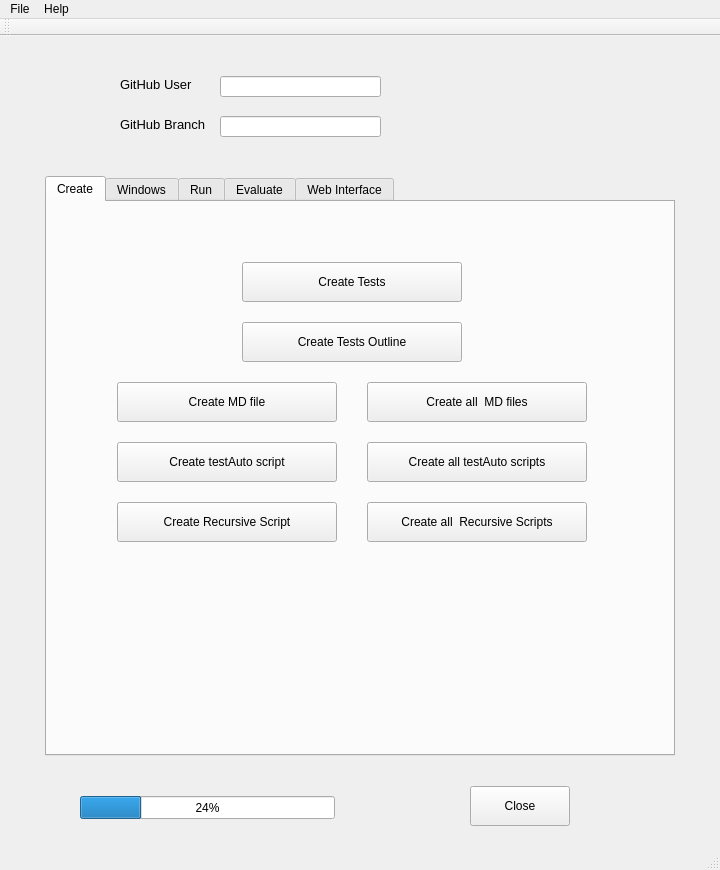
<?xml version="1.0" encoding="UTF-8"?>
<ui version="4.0">
 <class>NitpickClass</class>
 <widget class="QMainWindow" name="NitpickClass">
  <property name="geometry">
   <rect>
    <x>0</x>
    <y>0</y>
    <width>720</width>
    <height>870</height>
   </rect>
  </property>
  <property name="sizePolicy">
   <sizepolicy hsizetype="Fixed" vsizetype="Fixed">
    <horstretch>0</horstretch>
    <verstretch>0</verstretch>
   </sizepolicy>
  </property>
  <property name="windowTitle">
   <string>Nitpick</string>
  </property>
  <widget class="QWidget" name="centralWidget">
   <widget class="QPushButton" name="closeButton">
    <property name="geometry">
     <rect>
      <x>470</x>
      <y>750</y>
      <width>100</width>
      <height>40</height>
     </rect>
    </property>
    <property name="text">
     <string>Close</string>
    </property>
   </widget>
   <widget class="QTabWidget" name="tabWidget">
    <property name="geometry">
     <rect>
      <x>45</x>
      <y>140</y>
      <width>630</width>
      <height>580</height>
     </rect>
    </property>
    <property name="currentIndex">
     <number>0</number>
    </property>
    <widget class="QWidget" name="tab_1">
     <attribute name="title">
      <string>Create</string>
     </attribute>
     <widget class="QPushButton" name="createTestsButton">
      <property name="geometry">
       <rect>
        <x>195</x>
        <y>60</y>
        <width>220</width>
        <height>40</height>
       </rect>
      </property>
      <property name="text">
       <string>Create Tests</string>
      </property>
     </widget>
     <widget class="QPushButton" name="createMDFileButton">
      <property name="geometry">
       <rect>
        <x>70</x>
        <y>180</y>
        <width>220</width>
        <height>40</height>
       </rect>
      </property>
      <property name="text">
       <string>Create MD file</string>
      </property>
     </widget>
     <widget class="QPushButton" name="createAllMDFilesButton">
      <property name="geometry">
       <rect>
        <x>320</x>
        <y>180</y>
        <width>220</width>
        <height>40</height>
       </rect>
      </property>
      <property name="text">
       <string>Create all  MD files</string>
      </property>
     </widget>
     <widget class="QPushButton" name="createTestsOutlineButton">
      <property name="geometry">
       <rect>
        <x>195</x>
        <y>120</y>
        <width>220</width>
        <height>40</height>
       </rect>
      </property>
      <property name="text">
       <string>Create Tests Outline</string>
      </property>
     </widget>
     <widget class="QPushButton" name="createRecursiveScriptButton">
      <property name="geometry">
       <rect>
        <x>70</x>
        <y>300</y>
        <width>220</width>
        <height>40</height>
       </rect>
      </property>
      <property name="text">
       <string>Create Recursive Script</string>
      </property>
     </widget>
     <widget class="QPushButton" name="createAllRecursiveScriptsButton">
      <property name="geometry">
       <rect>
        <x>320</x>
        <y>300</y>
        <width>220</width>
        <height>40</height>
       </rect>
      </property>
      <property name="text">
       <string>Create all  Recursive Scripts</string>
      </property>
     </widget>
     <widget class="QPushButton" name="createTestAutoScriptButton">
      <property name="geometry">
       <rect>
        <x>70</x>
        <y>240</y>
        <width>220</width>
        <height>40</height>
       </rect>
      </property>
      <property name="text">
       <string>Create testAuto script</string>
      </property>
     </widget>
     <widget class="QPushButton" name="createAllTestAutoScriptsButton">
      <property name="geometry">
       <rect>
        <x>320</x>
        <y>240</y>
        <width>220</width>
        <height>40</height>
       </rect>
      </property>
      <property name="text">
       <string>Create all testAuto scripts</string>
      </property>
     </widget>
    </widget>
    <widget class="QWidget" name="tab_4">
     <attribute name="title">
      <string>Windows</string>
     </attribute>
     <widget class="QPushButton" name="hideTaskbarButton">
      <property name="geometry">
       <rect>
        <x>200</x>
        <y>130</y>
        <width>211</width>
        <height>40</height>
       </rect>
      </property>
      <property name="text">
       <string>Hide Windows Taskbar</string>
      </property>
     </widget>
     <widget class="QPushButton" name="showTaskbarButton">
      <property name="geometry">
       <rect>
        <x>200</x>
        <y>200</y>
        <width>211</width>
        <height>40</height>
       </rect>
      </property>
      <property name="text">
       <string>Show Windows Taskbar</string>
      </property>
     </widget>
    </widget>
    <widget class="QWidget" name="tab">
     <attribute name="title">
      <string>Run</string>
     </attribute>
     <widget class="QPushButton" name="runNowButton">
      <property name="enabled">
       <bool>false</bool>
      </property>
      <property name="geometry">
       <rect>
        <x>10</x>
        <y>160</y>
        <width>161</width>
        <height>51</height>
       </rect>
      </property>
      <property name="text">
       <string>Run now</string>
      </property>
     </widget>
     <widget class="QGroupBox" name="daysGroupBox">
      <property name="enabled">
       <bool>false</bool>
      </property>
      <property name="geometry">
       <rect>
        <x>20</x>
        <y>240</y>
        <width>91</width>
        <height>241</height>
       </rect>
      </property>
      <property name="title">
       <string>Days</string>
      </property>
      <widget class="QCheckBox" name="sundayCheckBox">
       <property name="geometry">
        <rect>
         <x>10</x>
         <y>210</y>
         <width>80</width>
         <height>17</height>
        </rect>
       </property>
       <property name="text">
        <string>Sunday</string>
       </property>
      </widget>
      <widget class="QCheckBox" name="wednesdayCheckBox">
       <property name="geometry">
        <rect>
         <x>10</x>
         <y>90</y>
         <width>80</width>
         <height>17</height>
        </rect>
       </property>
       <property name="text">
        <string>Wednesday</string>
       </property>
      </widget>
      <widget class="QCheckBox" name="tuesdayCheckBox">
       <property name="geometry">
        <rect>
         <x>10</x>
         <y>60</y>
         <width>80</width>
         <height>17</height>
        </rect>
       </property>
       <property name="text">
        <string>Tuesday</string>
       </property>
      </widget>
      <widget class="QCheckBox" name="thursdayCheckBox">
       <property name="geometry">
        <rect>
         <x>10</x>
         <y>120</y>
         <width>80</width>
         <height>17</height>
        </rect>
       </property>
       <property name="text">
        <string>Thursday</string>
       </property>
      </widget>
      <widget class="QCheckBox" name="fridayCheckBox">
       <property name="geometry">
        <rect>
         <x>10</x>
         <y>150</y>
         <width>80</width>
         <height>17</height>
        </rect>
       </property>
       <property name="text">
        <string>Friday</string>
       </property>
      </widget>
      <widget class="QCheckBox" name="saturdayCheckBox">
       <property name="geometry">
        <rect>
         <x>10</x>
         <y>180</y>
         <width>80</width>
         <height>17</height>
        </rect>
       </property>
       <property name="text">
        <string>Saturday</string>
       </property>
      </widget>
      <widget class="QCheckBox" name="mondayCheckBox">
       <property name="geometry">
        <rect>
         <x>10</x>
         <y>30</y>
         <width>80</width>
         <height>17</height>
        </rect>
       </property>
       <property name="text">
        <string>Monday</string>
       </property>
      </widget>
     </widget>
     <widget class="QGroupBox" name="timesGroupBox">
      <property name="enabled">
       <bool>false</bool>
      </property>
      <property name="geometry">
       <rect>
        <x>130</x>
        <y>240</y>
        <width>161</width>
        <height>191</height>
       </rect>
      </property>
      <property name="title">
       <string>Times</string>
      </property>
      <widget class="QTimeEdit" name="timeEdit1">
       <property name="geometry">
        <rect>
         <x>30</x>
         <y>20</y>
         <width>118</width>
         <height>22</height>
        </rect>
       </property>
      </widget>
      <widget class="QTimeEdit" name="timeEdit2">
       <property name="geometry">
        <rect>
         <x>30</x>
         <y>60</y>
         <width>118</width>
         <height>22</height>
        </rect>
       </property>
      </widget>
      <widget class="QTimeEdit" name="timeEdit3">
       <property name="geometry">
        <rect>
         <x>30</x>
         <y>100</y>
         <width>118</width>
         <height>22</height>
        </rect>
       </property>
      </widget>
      <widget class="QTimeEdit" name="timeEdit4">
       <property name="geometry">
        <rect>
         <x>30</x>
         <y>140</y>
         <width>118</width>
         <height>22</height>
        </rect>
       </property>
      </widget>
      <widget class="QCheckBox" name="timeEdit1checkBox">
       <property name="geometry">
        <rect>
         <x>10</x>
         <y>23</y>
         <width>21</width>
         <height>17</height>
        </rect>
       </property>
       <property name="text">
        <string/>
       </property>
      </widget>
      <widget class="QCheckBox" name="timeEdit2checkBox">
       <property name="geometry">
        <rect>
         <x>10</x>
         <y>63</y>
         <width>21</width>
         <height>17</height>
        </rect>
       </property>
       <property name="text">
        <string/>
       </property>
      </widget>
      <widget class="QCheckBox" name="timeEdit3checkBox">
       <property name="geometry">
        <rect>
         <x>10</x>
         <y>103</y>
         <width>21</width>
         <height>17</height>
        </rect>
       </property>
       <property name="text">
        <string/>
       </property>
      </widget>
      <widget class="QCheckBox" name="timeEdit4checkBox">
       <property name="geometry">
        <rect>
         <x>10</x>
         <y>143</y>
         <width>21</width>
         <height>17</height>
        </rect>
       </property>
       <property name="text">
        <string/>
       </property>
      </widget>
     </widget>
     <widget class="QPushButton" name="setWorkingFolderButton">
      <property name="geometry">
       <rect>
        <x>10</x>
        <y>20</y>
        <width>161</width>
        <height>28</height>
       </rect>
      </property>
      <property name="text">
       <string>Set Working Folder</string>
      </property>
     </widget>
     <widget class="QLabel" name="workingFolderLabel">
      <property name="geometry">
       <rect>
        <x>190</x>
        <y>20</y>
        <width>321</width>
        <height>31</height>
       </rect>
      </property>
      <property name="text">
       <string>(not set...)</string>
      </property>
     </widget>
     <widget class="QPlainTextEdit" name="plainTextEdit">
      <property name="geometry">
       <rect>
        <x>300</x>
        <y>210</y>
        <width>311</width>
        <height>331</height>
       </rect>
      </property>
     </widget>
     <widget class="QLabel" name="workingFolderLabel_2">
      <property name="geometry">
       <rect>
        <x>300</x>
        <y>170</y>
        <width>41</width>
        <height>31</height>
       </rect>
      </property>
      <property name="text">
       <string>Status:</string>
      </property>
     </widget>
     <widget class="QLabel" name="statusLabel">
      <property name="geometry">
       <rect>
        <x>350</x>
        <y>170</y>
        <width>271</width>
        <height>31</height>
       </rect>
      </property>
      <property name="text">
       <string>#######</string>
      </property>
     </widget>
     <widget class="QCheckBox" name="checkBoxServerless">
      <property name="geometry">
       <rect>
        <x>20</x>
        <y>70</y>
        <width>120</width>
        <height>20</height>
       </rect>
      </property>
      <property name="toolTip">
       <string>&lt;html&gt;&lt;head/&gt;&lt;body&gt;&lt;p&gt;If unchecked, will not show results during evaluation&lt;/p&gt;&lt;/body&gt;&lt;/html&gt;</string>
      </property>
      <property name="text">
       <string>Server-less</string>
      </property>
      <property name="checked">
       <bool>false</bool>
      </property>
     </widget>
     <widget class="QCheckBox" name="checkBoxRunLatest">
      <property name="geometry">
       <rect>
        <x>20</x>
        <y>100</y>
        <width>120</width>
        <height>20</height>
       </rect>
      </property>
      <property name="toolTip">
       <string>&lt;html&gt;&lt;head/&gt;&lt;body&gt;&lt;p&gt;If unchecked, will not show results during evaluation&lt;/p&gt;&lt;/body&gt;&lt;/html&gt;</string>
      </property>
      <property name="text">
       <string>Run Latest</string>
      </property>
      <property name="checked">
       <bool>true</bool>
      </property>
     </widget>
     <widget class="QLabel" name="workingFolderLabel_3">
      <property name="geometry">
       <rect>
        <x>128</x>
        <y>95</y>
        <width>31</width>
        <height>31</height>
       </rect>
      </property>
      <property name="text">
       <string>URL</string>
      </property>
     </widget>
     <widget class="QLineEdit" name="urlLineEdit">
      <property name="enabled">
       <bool>false</bool>
      </property>
      <property name="geometry">
       <rect>
        <x>170</x>
        <y>100</y>
        <width>451</width>
        <height>21</height>
       </rect>
      </property>
     </widget>
    </widget>
    <widget class="QWidget" name="tab_2">
     <attribute name="title">
      <string>Evaluate</string>
     </attribute>
     <widget class="QCheckBox" name="checkBoxInteractiveMode">
      <property name="geometry">
       <rect>
        <x>190</x>
        <y>180</y>
        <width>131</width>
        <height>20</height>
       </rect>
      </property>
      <property name="toolTip">
       <string>&lt;html&gt;&lt;head/&gt;&lt;body&gt;&lt;p&gt;If unchecked, will not show results during evaluation&lt;/p&gt;&lt;/body&gt;&lt;/html&gt;</string>
      </property>
      <property name="text">
       <string>Interactive Mode</string>
      </property>
     </widget>
     <widget class="QPushButton" name="evaluateTestsButton">
      <property name="geometry">
       <rect>
        <x>330</x>
        <y>170</y>
        <width>181</width>
        <height>51</height>
       </rect>
      </property>
      <property name="text">
       <string>Evaluate Test</string>
      </property>
     </widget>
    </widget>
    <widget class="QWidget" name="tab_3">
     <attribute name="title">
      <string>Web Interface</string>
     </attribute>
     <widget class="QPushButton" name="updateTestRailRunResultsButton">
      <property name="geometry">
       <rect>
        <x>240</x>
        <y>220</y>
        <width>160</width>
        <height>40</height>
       </rect>
      </property>
      <property name="text">
       <string>Update Run Results</string>
      </property>
     </widget>
     <widget class="QRadioButton" name="createPythonScriptRadioButton">
      <property name="geometry">
       <rect>
        <x>170</x>
        <y>100</y>
        <width>95</width>
        <height>20</height>
       </rect>
      </property>
      <property name="text">
       <string>Python</string>
      </property>
      <property name="checked">
       <bool>true</bool>
      </property>
     </widget>
     <widget class="QPushButton" name="createTestRailRunButton">
      <property name="geometry">
       <rect>
        <x>240</x>
        <y>160</y>
        <width>160</width>
        <height>40</height>
       </rect>
      </property>
      <property name="text">
       <string>Create Run</string>
      </property>
     </widget>
     <widget class="QPushButton" name="createTestRailTestCasesButton">
      <property name="geometry">
       <rect>
        <x>240</x>
        <y>100</y>
        <width>160</width>
        <height>40</height>
       </rect>
      </property>
      <property name="text">
       <string>Create Test Cases</string>
      </property>
     </widget>
     <widget class="QRadioButton" name="createXMLScriptRadioButton">
      <property name="geometry">
       <rect>
        <x>170</x>
        <y>120</y>
        <width>95</width>
        <height>20</height>
       </rect>
      </property>
      <property name="text">
       <string>XML</string>
      </property>
     </widget>
     <widget class="QGroupBox" name="groupBox">
      <property name="geometry">
       <rect>
        <x>10</x>
        <y>30</y>
        <width>601</width>
        <height>300</height>
       </rect>
      </property>
      <property name="title">
       <string>TestRail</string>
      </property>
     </widget>
     <widget class="QGroupBox" name="groupBox_2">
      <property name="geometry">
       <rect>
        <x>10</x>
        <y>350</y>
        <width>601</width>
        <height>151</height>
       </rect>
      </property>
      <property name="title">
       <string>Amazon Web Services</string>
      </property>
      <widget class="QPushButton" name="createWebPagePushButton">
       <property name="enabled">
        <bool>true</bool>
       </property>
       <property name="geometry">
        <rect>
         <x>270</x>
         <y>30</y>
         <width>160</width>
         <height>51</height>
        </rect>
       </property>
       <property name="text">
        <string>Create Web Page</string>
       </property>
      </widget>
      <widget class="QCheckBox" name="updateAWSCheckBox">
       <property name="geometry">
        <rect>
         <x>150</x>
         <y>42</y>
         <width>111</width>
         <height>17</height>
        </rect>
       </property>
       <property name="text">
        <string>Update AWS</string>
       </property>
      </widget>
      <widget class="QLineEdit" name="awsURLLineEdit">
       <property name="geometry">
        <rect>
         <x>20</x>
         <y>90</y>
         <width>561</width>
         <height>21</height>
        </rect>
       </property>
      </widget>
     </widget>
     <zorder>groupBox</zorder>
     <zorder>updateTestRailRunResultsButton</zorder>
     <zorder>createPythonScriptRadioButton</zorder>
     <zorder>createTestRailRunButton</zorder>
     <zorder>createTestRailTestCasesButton</zorder>
     <zorder>createXMLScriptRadioButton</zorder>
     <zorder>groupBox_2</zorder>
    </widget>
   </widget>
   <widget class="QLabel" name="label_3">
    <property name="geometry">
     <rect>
      <x>120</x>
      <y>80</y>
      <width>110</width>
      <height>16</height>
     </rect>
    </property>
    <property name="font">
     <font>
      <pointsize>10</pointsize>
     </font>
    </property>
    <property name="text">
     <string>GitHub Branch</string>
    </property>
   </widget>
   <widget class="QLabel" name="label_4">
    <property name="geometry">
     <rect>
      <x>120</x>
      <y>40</y>
      <width>110</width>
      <height>16</height>
     </rect>
    </property>
    <property name="font">
     <font>
      <pointsize>10</pointsize>
     </font>
    </property>
    <property name="text">
     <string>GitHub User</string>
    </property>
   </widget>
   <widget class="QProgressBar" name="progressBar">
    <property name="geometry">
     <rect>
      <x>80</x>
      <y>760</y>
      <width>255</width>
      <height>23</height>
     </rect>
    </property>
    <property name="value">
     <number>24</number>
    </property>
   </widget>
   <widget class="QLineEdit" name="userLineEdit">
    <property name="geometry">
     <rect>
      <x>220</x>
      <y>40</y>
      <width>161</width>
      <height>21</height>
     </rect>
    </property>
   </widget>
   <widget class="QLineEdit" name="branchLineEdit">
    <property name="geometry">
     <rect>
      <x>220</x>
      <y>80</y>
      <width>161</width>
      <height>21</height>
     </rect>
    </property>
   </widget>
  </widget>
  <widget class="QMenuBar" name="menuBar">
   <property name="geometry">
    <rect>
     <x>0</x>
     <y>0</y>
     <width>720</width>
     <height>21</height>
    </rect>
   </property>
   <widget class="QMenu" name="menuFile">
    <property name="title">
     <string>File</string>
    </property>
    <addaction name="actionClose"/>
   </widget>
   <widget class="QMenu" name="menuHelp">
    <property name="title">
     <string>Help</string>
    </property>
    <addaction name="actionAbout"/>
    <addaction name="actionContent"/>
   </widget>
   <addaction name="menuFile"/>
   <addaction name="menuHelp"/>
  </widget>
  <widget class="QToolBar" name="mainToolBar">
   <attribute name="toolBarArea">
    <enum>TopToolBarArea</enum>
   </attribute>
   <attribute name="toolBarBreak">
    <bool>false</bool>
   </attribute>
  </widget>
  <widget class="QStatusBar" name="statusBar"/>
  <action name="actionClose">
   <property name="text">
    <string>Close</string>
   </property>
  </action>
  <action name="actionAbout">
   <property name="text">
    <string>About</string>
   </property>
  </action>
  <action name="actionContent">
   <property name="text">
    <string>Online readme</string>
   </property>
  </action>
 </widget>
 <layoutdefault spacing="6" margin="11"/>
 <tabstops>
  <tabstop>userLineEdit</tabstop>
  <tabstop>branchLineEdit</tabstop>
  <tabstop>createTestsButton</tabstop>
  <tabstop>createMDFileButton</tabstop>
  <tabstop>createAllMDFilesButton</tabstop>
  <tabstop>createTestsOutlineButton</tabstop>
  <tabstop>createRecursiveScriptButton</tabstop>
  <tabstop>createAllRecursiveScriptsButton</tabstop>
  <tabstop>createTestAutoScriptButton</tabstop>
  <tabstop>createAllTestAutoScriptsButton</tabstop>
  <tabstop>hideTaskbarButton</tabstop>
  <tabstop>showTaskbarButton</tabstop>
  <tabstop>runNowButton</tabstop>
  <tabstop>sundayCheckBox</tabstop>
  <tabstop>wednesdayCheckBox</tabstop>
  <tabstop>tuesdayCheckBox</tabstop>
  <tabstop>thursdayCheckBox</tabstop>
  <tabstop>fridayCheckBox</tabstop>
  <tabstop>saturdayCheckBox</tabstop>
  <tabstop>mondayCheckBox</tabstop>
  <tabstop>timeEdit1</tabstop>
  <tabstop>timeEdit2</tabstop>
  <tabstop>timeEdit3</tabstop>
  <tabstop>timeEdit4</tabstop>
  <tabstop>timeEdit1checkBox</tabstop>
  <tabstop>timeEdit2checkBox</tabstop>
  <tabstop>timeEdit3checkBox</tabstop>
  <tabstop>timeEdit4checkBox</tabstop>
  <tabstop>setWorkingFolderButton</tabstop>
  <tabstop>plainTextEdit</tabstop>
  <tabstop>checkBoxServerless</tabstop>
  <tabstop>checkBoxRunLatest</tabstop>
  <tabstop>urlLineEdit</tabstop>
  <tabstop>checkBoxInteractiveMode</tabstop>
  <tabstop>evaluateTestsButton</tabstop>
  <tabstop>updateTestRailRunResultsButton</tabstop>
  <tabstop>createPythonScriptRadioButton</tabstop>
  <tabstop>createTestRailRunButton</tabstop>
  <tabstop>createTestRailTestCasesButton</tabstop>
  <tabstop>createXMLScriptRadioButton</tabstop>
  <tabstop>createWebPagePushButton</tabstop>
  <tabstop>updateAWSCheckBox</tabstop>
  <tabstop>awsURLLineEdit</tabstop>
  <tabstop>closeButton</tabstop>
  <tabstop>tabWidget</tabstop>
 </tabstops>
 <resources/>
 <connections/>
</ui>
